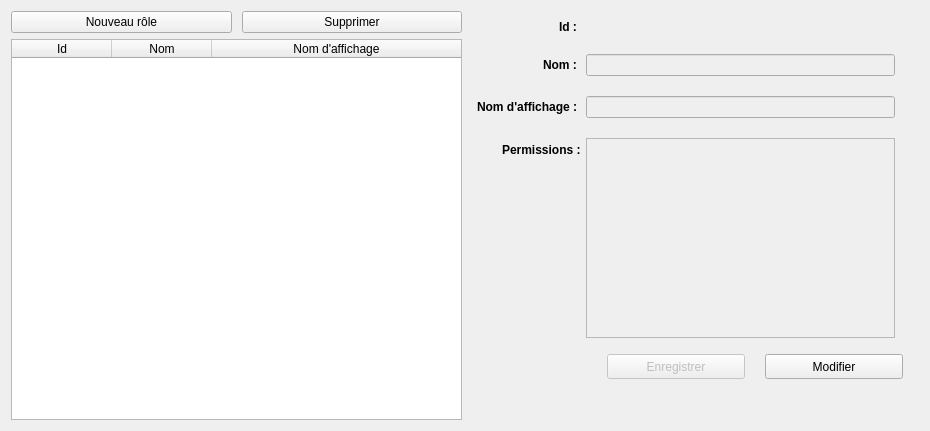
<?xml version="1.0" encoding="UTF-8"?>
<ui version="4.0">
 <class>RoleScreen</class>
 <widget class="QWidget" name="RoleScreen">
  <property name="geometry">
   <rect>
    <x>0</x>
    <y>0</y>
    <width>930</width>
    <height>430</height>
   </rect>
  </property>
  <layout class="QHBoxLayout" name="horizontalLayout">
   <item>
    <layout class="QVBoxLayout" name="verticalLayout_2">
     <item>
      <layout class="QHBoxLayout" name="horizontalLayout_2">
       <property name="spacing">
        <number>10</number>
       </property>
       <item>
        <widget class="QPushButton" name="create_button">
         <property name="text">
          <string>Nouveau rôle</string>
         </property>
        </widget>
       </item>
       <item>
        <widget class="QPushButton" name="delete_button">
         <property name="text">
          <string>Supprimer</string>
         </property>
         <property name="autoDefault">
          <bool>false</bool>
         </property>
         <property name="default">
          <bool>false</bool>
         </property>
         <property name="flat">
          <bool>false</bool>
         </property>
        </widget>
       </item>
      </layout>
     </item>
     <item>
      <widget class="QTableWidget" name="roleTable">
       <property name="editTriggers">
        <set>QAbstractItemView::NoEditTriggers</set>
       </property>
       <property name="dragDropOverwriteMode">
        <bool>false</bool>
       </property>
       <property name="alternatingRowColors">
        <bool>true</bool>
       </property>
       <property name="selectionMode">
        <enum>QAbstractItemView::SingleSelection</enum>
       </property>
       <property name="selectionBehavior">
        <enum>QAbstractItemView::SelectRows</enum>
       </property>
       <property name="verticalScrollMode">
        <enum>QAbstractItemView::ScrollPerPixel</enum>
       </property>
       <property name="horizontalScrollMode">
        <enum>QAbstractItemView::ScrollPerPixel</enum>
       </property>
       <property name="sortingEnabled">
        <bool>false</bool>
       </property>
       <attribute name="horizontalHeaderHighlightSections">
        <bool>false</bool>
       </attribute>
       <attribute name="horizontalHeaderShowSortIndicator" stdset="0">
        <bool>false</bool>
       </attribute>
       <attribute name="horizontalHeaderStretchLastSection">
        <bool>true</bool>
       </attribute>
       <attribute name="verticalHeaderVisible">
        <bool>false</bool>
       </attribute>
       <attribute name="verticalHeaderHighlightSections">
        <bool>false</bool>
       </attribute>
       <column>
        <property name="text">
         <string>Id</string>
        </property>
       </column>
       <column>
        <property name="text">
         <string>Nom</string>
        </property>
       </column>
       <column>
        <property name="text">
         <string>Nom d'affichage</string>
        </property>
       </column>
      </widget>
     </item>
    </layout>
   </item>
   <item>
    <layout class="QVBoxLayout" name="verticalLayout">
     <property name="spacing">
      <number>6</number>
     </property>
     <property name="rightMargin">
      <number>15</number>
     </property>
     <item>
      <widget class="QWidget" name="formWidget" native="true">
       <property name="enabled">
        <bool>true</bool>
       </property>
       <property name="sizePolicy">
        <sizepolicy hsizetype="Minimum" vsizetype="Preferred">
         <horstretch>0</horstretch>
         <verstretch>0</verstretch>
        </sizepolicy>
       </property>
       <layout class="QFormLayout" name="formLayout">
        <property name="sizeConstraint">
         <enum>QLayout::SetDefaultConstraint</enum>
        </property>
        <property name="labelAlignment">
         <set>Qt::AlignRight|Qt::AlignTrailing|Qt::AlignVCenter</set>
        </property>
        <property name="horizontalSpacing">
         <number>5</number>
        </property>
        <property name="verticalSpacing">
         <number>20</number>
        </property>
        <item row="0" column="0">
         <widget class="QLabel" name="id_label">
          <property name="font">
           <font>
            <weight>75</weight>
            <bold>true</bold>
           </font>
          </property>
          <property name="text">
           <string>Id : </string>
          </property>
         </widget>
        </item>
        <item row="0" column="1">
         <widget class="QLabel" name="id_text">
          <property name="sizePolicy">
           <sizepolicy hsizetype="Preferred" vsizetype="Fixed">
            <horstretch>0</horstretch>
            <verstretch>0</verstretch>
           </sizepolicy>
          </property>
          <property name="text">
           <string/>
          </property>
         </widget>
        </item>
        <item row="1" column="0">
         <widget class="QLabel" name="name_label">
          <property name="font">
           <font>
            <weight>75</weight>
            <bold>true</bold>
           </font>
          </property>
          <property name="text">
           <string>Nom : </string>
          </property>
         </widget>
        </item>
        <item row="1" column="1">
         <widget class="QLineEdit" name="name_field">
          <property name="enabled">
           <bool>false</bool>
          </property>
          <property name="autoFillBackground">
           <bool>false</bool>
          </property>
          <property name="text">
           <string/>
          </property>
          <property name="frame">
           <bool>true</bool>
          </property>
          <property name="readOnly">
           <bool>false</bool>
          </property>
          <property name="clearButtonEnabled">
           <bool>false</bool>
          </property>
         </widget>
        </item>
        <item row="2" column="0">
         <widget class="QLabel" name="displayname_label">
          <property name="font">
           <font>
            <weight>75</weight>
            <bold>true</bold>
           </font>
          </property>
          <property name="text">
           <string>Nom d'affichage : </string>
          </property>
         </widget>
        </item>
        <item row="2" column="1">
         <widget class="QLineEdit" name="displayname_field">
          <property name="enabled">
           <bool>false</bool>
          </property>
          <property name="text">
           <string/>
          </property>
          <property name="readOnly">
           <bool>false</bool>
          </property>
         </widget>
        </item>
        <item row="3" column="0">
         <widget class="QLabel" name="privileges_label">
          <property name="enabled">
           <bool>true</bool>
          </property>
          <property name="font">
           <font>
            <weight>75</weight>
            <bold>true</bold>
           </font>
          </property>
          <property name="text">
           <string>Permissions :</string>
          </property>
         </widget>
        </item>
        <item row="3" column="1">
         <widget class="QScrollArea" name="privileges_scroll_area">
          <property name="enabled">
           <bool>true</bool>
          </property>
          <property name="sizePolicy">
           <sizepolicy hsizetype="Expanding" vsizetype="Expanding">
            <horstretch>0</horstretch>
            <verstretch>1</verstretch>
           </sizepolicy>
          </property>
          <property name="minimumSize">
           <size>
            <width>0</width>
            <height>200</height>
           </size>
          </property>
          <property name="maximumSize">
           <size>
            <width>16777215</width>
            <height>500</height>
           </size>
          </property>
          <property name="widgetResizable">
           <bool>true</bool>
          </property>
          <widget class="QWidget" name="privileges_scroll_area_content">
           <property name="geometry">
            <rect>
             <x>0</x>
             <y>0</y>
             <width>313</width>
             <height>198</height>
            </rect>
           </property>
           <layout class="QVBoxLayout" name="privileges_layout">
            <property name="spacing">
             <number>6</number>
            </property>
            <property name="sizeConstraint">
             <enum>QLayout::SetDefaultConstraint</enum>
            </property>
           </layout>
          </widget>
         </widget>
        </item>
       </layout>
      </widget>
     </item>
     <item>
      <layout class="QHBoxLayout" name="buttonLayout">
       <property name="spacing">
        <number>20</number>
       </property>
       <property name="leftMargin">
        <number>1</number>
       </property>
       <property name="topMargin">
        <number>1</number>
       </property>
       <property name="rightMargin">
        <number>1</number>
       </property>
       <property name="bottomMargin">
        <number>1</number>
       </property>
       <item>
        <spacer name="horizontalSpacer">
         <property name="orientation">
          <enum>Qt::Horizontal</enum>
         </property>
         <property name="sizeHint" stdset="0">
          <size>
           <width>40</width>
           <height>20</height>
          </size>
         </property>
        </spacer>
       </item>
       <item>
        <widget class="QPushButton" name="save_button">
         <property name="enabled">
          <bool>false</bool>
         </property>
         <property name="sizePolicy">
          <sizepolicy hsizetype="MinimumExpanding" vsizetype="Fixed">
           <horstretch>0</horstretch>
           <verstretch>0</verstretch>
          </sizepolicy>
         </property>
         <property name="minimumSize">
          <size>
           <width>0</width>
           <height>25</height>
          </size>
         </property>
         <property name="text">
          <string>Enregistrer</string>
         </property>
        </widget>
       </item>
       <item>
        <widget class="QPushButton" name="edit_button">
         <property name="sizePolicy">
          <sizepolicy hsizetype="MinimumExpanding" vsizetype="Fixed">
           <horstretch>0</horstretch>
           <verstretch>0</verstretch>
          </sizepolicy>
         </property>
         <property name="minimumSize">
          <size>
           <width>0</width>
           <height>25</height>
          </size>
         </property>
         <property name="text">
          <string>Modifier</string>
         </property>
        </widget>
       </item>
      </layout>
     </item>
     <item>
      <spacer name="verticalSpacer">
       <property name="orientation">
        <enum>Qt::Vertical</enum>
       </property>
       <property name="sizeType">
        <enum>QSizePolicy::Minimum</enum>
       </property>
       <property name="sizeHint" stdset="0">
        <size>
         <width>20</width>
         <height>40</height>
        </size>
       </property>
      </spacer>
     </item>
    </layout>
   </item>
  </layout>
 </widget>
 <resources/>
 <connections/>
</ui>
